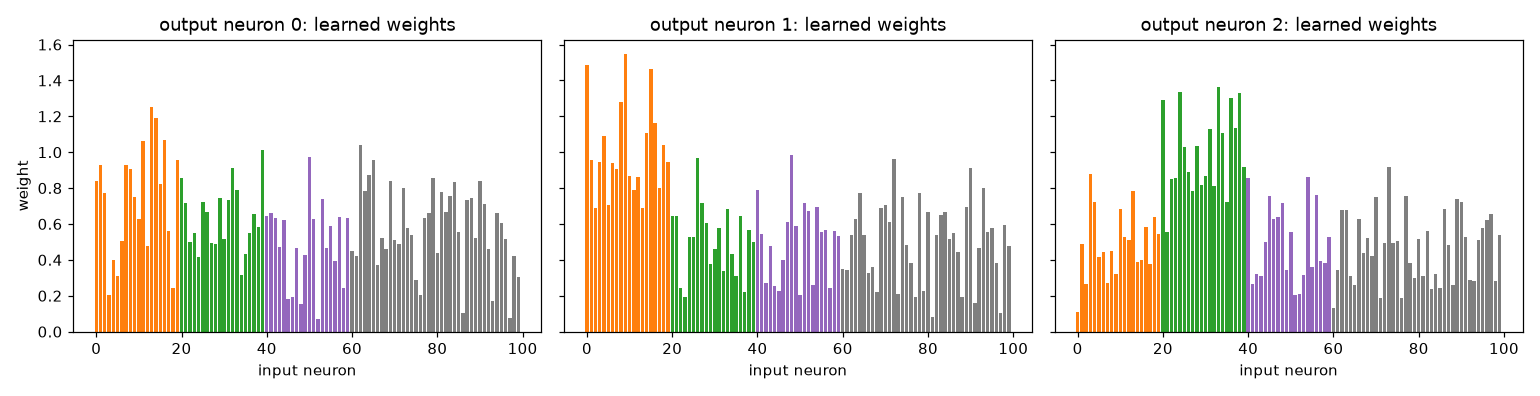

The script that saved this image:
"""Experiment 6 (redesign of exp5): three neurons COMPETE to learn three hidden patterns (STDP + winner-take-all), no labels.

Inputs: 100 neurons firing at random. Three hidden groups (0-19, 20-39, 40-59) each burst together, one group at a
time, picked at random every 250 ms. Inputs 60-99 are noise only.
Outputs: 3 neurons, each connected to all 100 inputs, learning by STDP.
  - Lateral inhibition: when one output fires, it pushes the others down (winner takes all).
  - Adaptive threshold: each time a neuron fires, its threshold rises a little and then slowly relaxes, so one neuron
    cannot claim every pattern.

THE ONE DESIGN CHANGE from exp5 run 1: per-neuron weight normalisation (Diehl & Cook 2015). Every 100 ms each
output neuron's incoming weights are rescaled so their total stays at its starting value. Strengthening one pattern
must weaken others, so no neuron can grow strong on everything. Everything else is exp5 run 1.

PASS BAR, the same as exp5, written before the first run:
  (a) each pattern group is claimed by a DIFFERENT output neuron (the neuron with the highest mean weight on it), and
  (b) for each neuron, its mean weight on its claimed group is more than 2x its mean weight on the noise-only inputs.
Run:  .venv\\Scripts\\python.exe exp6_normalised.py      Out: exp6_normalised.png
"""
import matplotlib
matplotlib.use("Agg")
import matplotlib.pyplot as plt
import numpy as np
from brian2 import (network_operation, Hz, NeuronGroup, PoissonGroup, SpikeGeneratorGroup, SpikeMonitor, Synapses, ms, mV, prefs, run,
                    second, seed, start_scope)

prefs.codegen.target = "numpy"
start_scope()
seed(5)
rng = np.random.default_rng(5)
N, G, K, DUR = 100, 20, 3, 120 * second
groups = [range(0, 20), range(20, 40), range(40, 60)]

noise = PoissonGroup(N, rates=5 * Hz)
times, idx = [], []
for t in np.arange(0.05, float(DUR / second), 0.25):
    g = rng.integers(K)
    for i in groups[g]:
        times.append(t + rng.normal(0, 0.002)); idx.append(i)
order = np.argsort(times)
pattern = SpikeGeneratorGroup(N, np.array(idx)[order], np.array(times)[order] * second)

out = NeuronGroup(K, """dv/dt = -v / (10*ms) : volt
                        dtheta/dt = -theta / (2000*ms) : volt""",
                  threshold="v > 5*mV + theta", reset="v = 0*mV; theta += 1*mV", method="exact")
inhib = Synapses(out, out, on_pre="v_post = clip(v_post - 6*mV, -6*mV, 100*mV)")
inhib.connect(condition="i != j")

taupre = taupost = 20 * ms
wmax, Apre = 2.0, 0.01
Apost = -Apre * 1.05
stdp = """w : 1
          dapre/dt = -apre / taupre : 1 (event-driven)
          dapost/dt = -apost / taupost : 1 (event-driven)"""
on_pre = """v_post += w * mV
            apre += Apre
            w = clip(w + apost, 0, wmax)"""
on_post = """apost += Apost
             w = clip(w + apre, 0, wmax)"""
syns = []
for src in (noise, pattern):
    s = Synapses(src, out, stdp, on_pre=on_pre, on_post=on_post)
    s.connect()
    s.w = "rand() * 0.6"
    syns.append(s)
targets = None


@network_operation(dt=100 * ms)
def normalise():
    global targets
    tot = np.zeros(K)
    for s in syns:
        np.add.at(tot, np.array(s.j), np.array(s.w))
    if targets is None:
        targets = tot.copy()                 # each neuron keeps its starting total
        return
    for s in syns:
        j = np.array(s.j)
        s.w = np.array(s.w) * (targets[j] / np.maximum(tot[j], 1e-9))


spk = SpikeMonitor(out)
run(DUR)

W = np.zeros((K, N))
for s in syns:
    W[np.array(s.j), np.array(s.i)] += np.array(s.w)
mean_on = np.array([[W[k, list(g)].mean() for g in groups] for k in range(K)])   # neuron x group
noise_w = W[:, 60:].mean(1)
claimer = mean_on.argmax(0)                                                       # which neuron claims each group
print("output spikes per neuron:", [int((np.array(spk.i) == k).sum()) for k in range(K)])
for gi in range(K):
    print(f"group {gi} ({groups[gi].start}-{groups[gi].stop - 1}): claimed by neuron {claimer[gi]}; "
          f"mean weights by neuron {np.round(mean_on[:, gi], 2).tolist()}")
print("noise-only inputs, mean weight by neuron:", np.round(noise_w, 2).tolist())
a = len(set(claimer.tolist())) == K
b = all(mean_on[claimer[g], g] > 2 * noise_w[claimer[g]] for g in range(K))
print(f"(a) one neuron per pattern: {'MET' if a else 'NOT MET'}   (b) claimed group > 2x noise: {'MET' if b else 'NOT MET'}")
print("PASS" if a and b else "NOT PASSED -- recorded as is")

fig, ax = plt.subplots(1, K, figsize=(14, 3.6), sharey=True)
colors = ["tab:orange", "tab:green", "tab:purple"]
for k in range(K):
    c = ["tab:gray"] * N
    for gi, g in enumerate(groups):
        for i in g:
            c[i] = colors[gi]
    ax[k].bar(range(N), W[k], color=c)
    ax[k].set_title(f"output neuron {k}: learned weights"); ax[k].set_xlabel("input neuron")
ax[0].set_ylabel("weight")
plt.tight_layout(); plt.savefig("exp6_normalised.png", dpi=110)
print("saved exp6_normalised.png")
